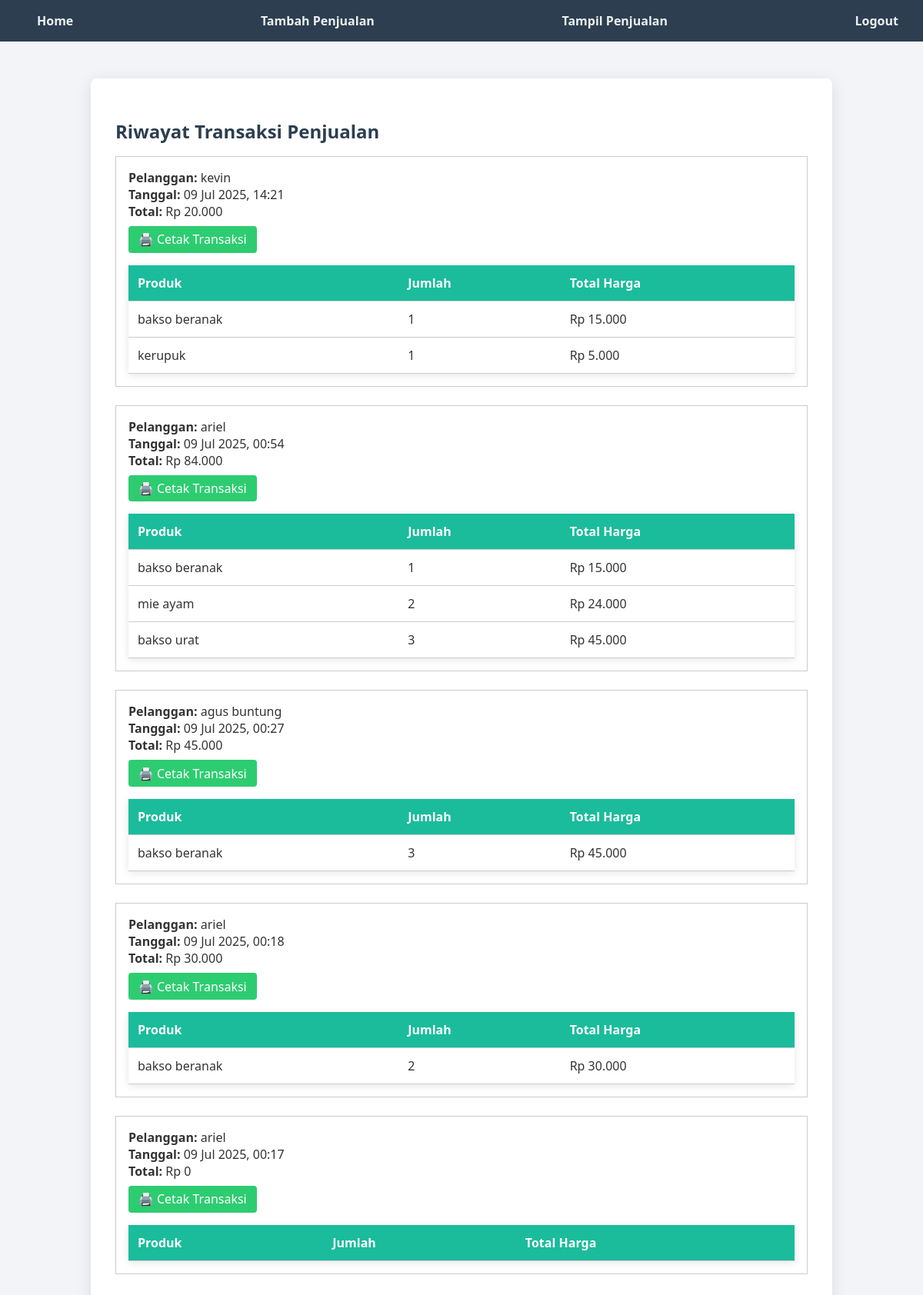
/kasir/penjualan/tampil/ (signed in), run on the app's committed database.
### app/models.py (models this page shows, shortened)
class Transaksi(models.Model):
    pelanggan = models.CharField(max_length=100)
    kasir = models.ForeignKey(User, on_delete=models.CASCADE)
    tanggal = models.DateTimeField(auto_now_add=True)
    @property
    def total_transaksi(self):
        return sum(item.total_harga for item in self.penjualan_set.all())

class Penjualan(models.Model):
    transaksi = models.ForeignKey(
        Transaksi,
        on_delete=models.CASCADE,
        null=True,   # Optional saat membuat manual
        blank=True
    )
    produk = models.ForeignKey(Produk, on_delete=models.CASCADE)
    jumlah = models.PositiveIntegerField()
    total_harga = models.PositiveIntegerField()
    tanggal = models.DateTimeField(auto_now_add=True)

class Produk(models.Model):
    nama = models.CharField(max_length=100)
    harga = models.PositiveIntegerField()
    stok = models.PositiveIntegerField()

### app/views.py (the view)
# urls.py: path('kasir/penjualan/tampil/', views.kasir_tampil_penjualan, name='kasir_tampil_penjualan'),
@login_required
def kasir_tampil_penjualan(request):
    if request.user.username == 'pitin1':
        return redirect('home')
    transaksi_list = Transaksi.objects.filter(kasir=request.user).order_by('-tanggal').prefetch_related('penjualan_set', 'penjualan_set__produk')
    return render(request, 'penjualan/tampil.html', {'transaksi_list': transaksi_list})

### app/templates/penjualan/tampil.html
{% extends 'base.html' %}
{% load humanize %}
{% block content %}
<h2>Riwayat Transaksi Penjualan</h2>
{% for trx in transaksi_list %}
<div style="border:1px solid #ccc; padding:1rem; margin-bottom:1.5rem;">
    <strong>Pelanggan:</strong> {{ trx.pelanggan }}<br>
    <strong>Tanggal:</strong> {{ trx.tanggal|date:"d M Y, H:i" }}<br>
    <strong>Total:</strong> Rp {{ trx.total_transaksi|intcomma }}<br>
    <div style="margin-top: 0.5rem;">
        <a href="{% url 'kasir_cetak_transaksi' trx.id %}" target="_blank" class="no-print" style="display: inline-block; padding: 0.4rem 0.8rem; background-color: #2ecc71; color: white; text-decoration: none; border-radius: 4px;">
            🖨️ Cetak Transaksi
        </a>
    </div>
    <table width="100%" style="margin-top: 1rem;">
        <thead>
            <tr style="background-color:#f5f5f5;">
                <th>Produk</th>
                <th>Jumlah</th>
                <th>Total Harga</th>
            </tr>
        </thead>
        <tbody>
            {% for p in trx.penjualan_set.all %}
            <tr>
                <td>{{ p.produk.nama }}</td>
                <td>{{ p.jumlah }}</td>
                <td>Rp {{ p.total_harga|intcomma }}</td>
            </tr>
            {% endfor %}
        </tbody>
    </table>
</div>
{% empty %}
<p>Tidak ada transaksi.</p>
{% endfor %}
{% endblock %}

### app/templates/base.html (shortened to what this page needs)
{% load static %}
<!DOCTYPE html>
<html lang="id">
<head>
    <link rel="stylesheet" href="{% static 'css/style.css' %}">
</head>
<body>
    <nav>
        <a href="{% url 'home' %}">Home</a>
        {% if user.is_authenticated %}
            {% if user.username == 'pitin1' %}
                <a href="{% url 'admin_tambah_produk' %}">Tambah Produk</a>
                <a href="{% url 'admin_tampil_produk' %}">Tampil Produk</a>
                <a href="{% url 'admin_laporan_penjualan' %}">Laporan</a>
            {% else %}
                <a href="{% url 'kasir_tambah_penjualan' %}">Tambah Penjualan</a>
                <a href="{% url 'kasir_tampil_penjualan' %}">Tampil Penjualan</a>
            {% endif %}
            <a href="{% url 'logout' %}">Logout</a>
        {% else %}
            <a href="{% url 'login' %}">Login</a>
        {% endif %}
    </nav>
    <div class="container">
        {% block content %}{% endblock %}
    </div>
</body>
</html>

### app/static/css/style.css (style rules this page uses)
:root { --primary: #1abc9c; --primary-dark: #16a085; --dark: #2c3e50; --light: #ecf0f1; --background: #f2f4f8; --white: #ffffff; --text: #333; --shadow: rgba(0, 0, 0, 0.1); }
body { margin: 0; padding: 0; font-family: 'Segoe UI', sans-serif; background-color: var(--background); color: var(--text); }
nav { background-color: var(--dark); padding: 1rem 2rem; display: flex; justify-content: space-between; align-items: center; flex-wrap: wrap; }
nav a { color: var(--light); margin-left: 1rem; text-decoration: none; font-weight: 600; transition: color 0.3s; }
.container { padding: 2rem; max-width: 900px; margin: 3rem auto; background-color: var(--white); border-radius: 8px; box-shadow: 0px 4px 20px var(--shadow); }
h2 { color: var(--dark); font-size: 1.5rem; margin-bottom: 1rem; }
table { width: 100%; border-collapse: collapse; margin-top: 1rem; background-color: var(--white); box-shadow: 0 2px 10px var(--shadow); }
table th, table td { padding: 0.75rem; text-align: left; border-bottom: 1px solid #ccc; }
table th { background-color: var(--primary); color: white; }

### data on the page
Transaksi: pelanggan "kevin", tanggal "09 Jul 2025, 14:21", total_transaksi "20.000"
Penjualan: produk.nama "bakso beranak", jumlah "1", total_harga "15.000"
Penjualan: produk.nama "kerupuk", jumlah "1", total_harga "5.000"
Transaksi: pelanggan "ariel", tanggal "09 Jul 2025, 00:54", total_transaksi "84.000"
Penjualan: produk.nama "bakso beranak", jumlah "1", total_harga "15.000"
Penjualan: produk.nama "mie ayam", jumlah "2", total_harga "24.000"
Penjualan: produk.nama "bakso urat", jumlah "3", total_harga "45.000"
Transaksi: pelanggan "agus buntung", tanggal "09 Jul 2025, 00:27", total_transaksi "45.000"
Penjualan: produk.nama "bakso beranak", jumlah "3", total_harga "45.000"
Transaksi: pelanggan "ariel", tanggal "09 Jul 2025, 00:18", total_transaksi "30.000"
Penjualan: produk.nama "bakso beranak", jumlah "2", total_harga "30.000"
Transaksi: pelanggan "ariel", tanggal "09 Jul 2025, 00:17", total_transaksi "0"
